Frame 1 (no input): blank canvas, image omitted
Frame 60 (the mouse pressed at the canvas centre just before this capture): blank canvas, image omitted
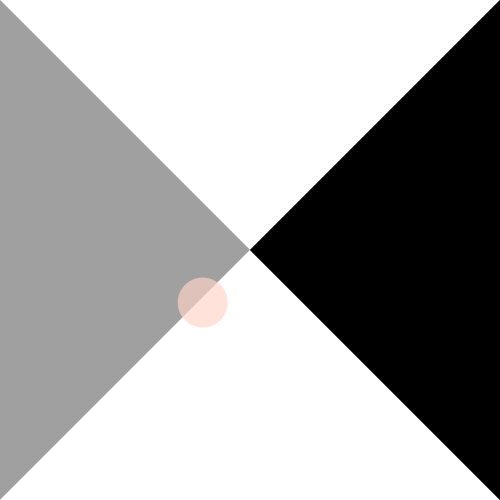
Frame 120 (the mouse held since frame 60 and released just before this capture)

The Processing sketch whose frames 1 and 60 were blank and that drew this single picture after the mouse press (run headless with seeded random() and noise(); from frame 60 on, the mouse is pressed at the canvas centre):

// Processing sketch: processing_185109
// ── processing_185109.pde

void setup(){
noStroke();
  smooth();
  noCursor();
  size(500,500);}
 float a=random(500);
 float b=random(500);
  void draw(){
    if(mouseX<a && mouseY<b){
    
}
    else{
      tris2();
  spin2();
 println(mouseX,",",mouseY);}
  }
   
   
   
  void tris1(){
    strokeWeight(2);
    fill(160);
    triangle(0,0,width,0,250,250);
    fill(255);
    triangle(0,0,0,height,250,250);
    fill(0);
    triangle(0,height,width,height,250,250);
    fill(255);
    triangle(width,height,width,0,250,250);
  
}
void tris2(){
    strokeWeight(2);
    fill(255);
    triangle(0,0,width,0,250,250);
    fill(160);
    triangle(0,0,0,height,250,250);
    fill(255);
    triangle(0,height,width,height,250,250);
    fill(0);
    triangle(width,height,width,0,250,250);
  
}
  

 
void spin1(){
  pushMatrix();
  translate((mouseX+pmouseX)/2,pmouseY);
  rotate(radians(millis()/3));
  noStroke();
  fill(mouseY+second(),40+3*second(),140+second(),millis()%255+40);
  ellipse(0,120,mouseY%17,mouseY);
popMatrix();
}
 
void spin2(){
  pushMatrix();
  translate((mouseX+pmouseX)/2,pmouseY);
  rotate(radians(millis()/3));
  noStroke();
  fill(mouseY+second(),40+3*second(),140+second(),millis()%255+40);
  ellipse(50,50,50,50);
popMatrix();
}
